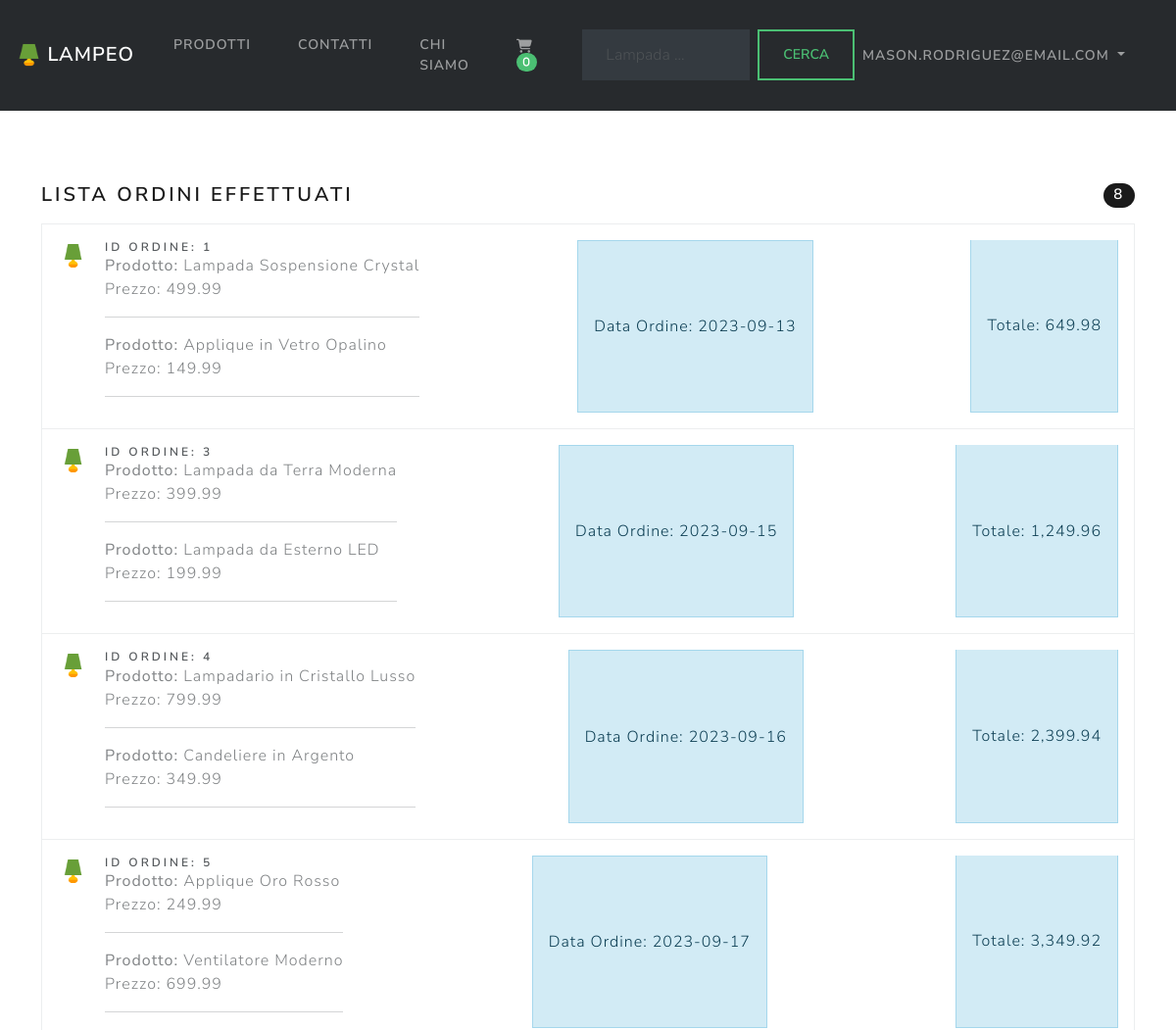
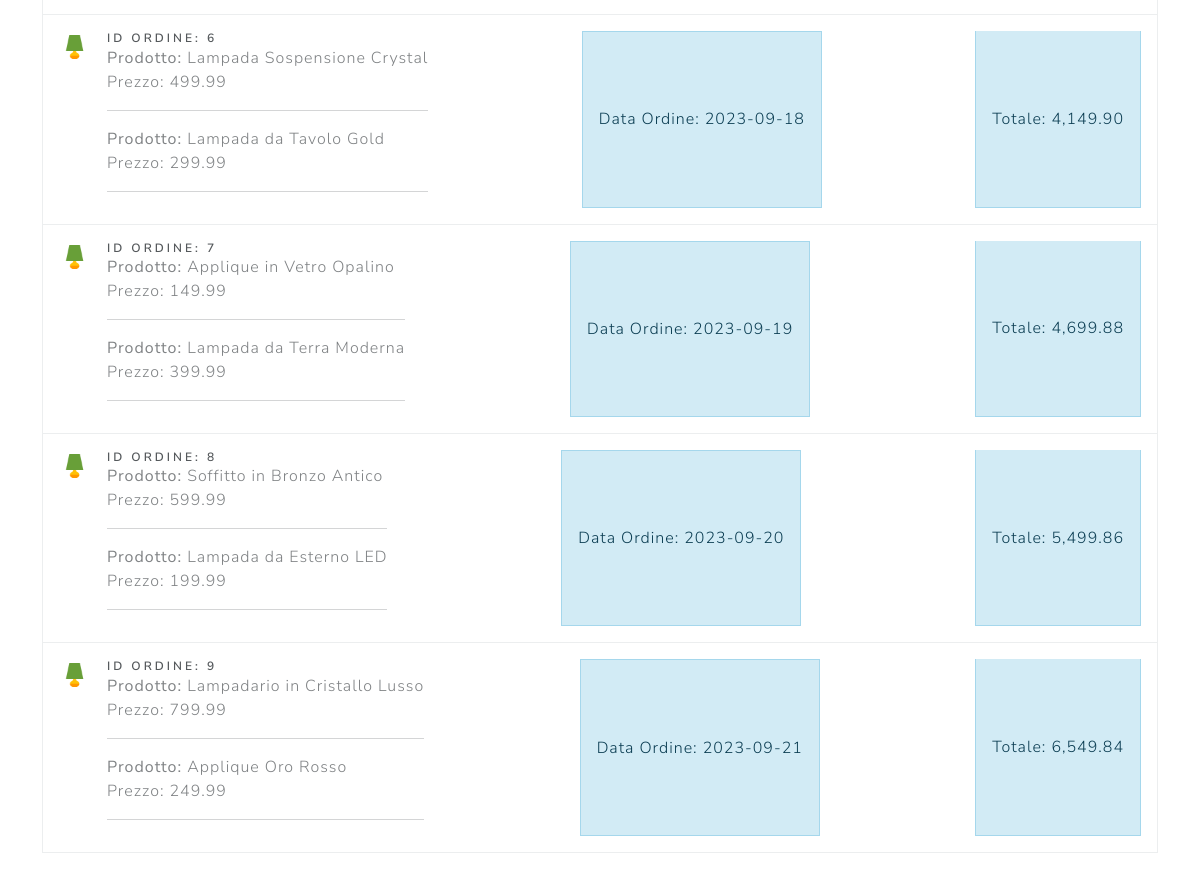
Page /front-end/user?page=my_orders (signed in) on the committed database (2 pictures, top to bottom).
### tables this page shows
CREATE TABLE sale_order (
    id INT AUTO_INCREMENT PRIMARY KEY,
    user_id INT,
    date_order DATE,
    shipping_address VARCHAR(55),
    country VARCHAR(255),
    province VARCHAR(255),
    city VARCHAR(255),
    zip VARCHAR(255),
    FOREIGN KEY (user_id) REFERENCES res_user(id)
);

CREATE TABLE product (
    id INT AUTO_INCREMENT PRIMARY KEY,
    name VARCHAR(255),
    price DECIMAL(10, 2),
    description TEXT,
    supplier_id INT,
    category_id INT,
    product_type_id INT,
    image VARCHAR(255),
    created_at timestamp NOT NULL DEFAULT CURRENT_TIMESTAMP,
    FOREIGN KEY (supplier_id) REFERENCES supplier(id),
    FOREIGN KEY (category_id) REFERENCES category(id),
    FOREIGN KEY (product_type_id) REFERENCES product_type(id)
);

CREATE TABLE order_item (
    id INT AUTO_INCREMENT PRIMARY KEY,
    order_id INT,
    product_id INT,
    quantity INT,
    FOREIGN KEY (order_id) REFERENCES sale_order(id),
    FOREIGN KEY (product_id) REFERENCES product(id)
);

### back-end/classes/DB.php (called while the page is built, shortened)
<?php
class DB {
    private $conn;
    public $pdo;
    public function __construct() {
        global $conn;
        $this->conn = $conn;
        $this->pdo = new PDO('mysql:dbname='. DB_NAME . ';host=' . DB_HOST, DB_USER, DB_PASS);
    }
    public function query($sql) {
        $query = $this->pdo->query($sql);
        $data = $query->fetchAll();
        return $data;
    }
    public function insert_one ($tableName, $columns = array()) {
        $strCol = '';
        foreach($columns as $colName => $colValue) {
            $strCol .= ' ' . $colName . ',';
        }
        $strCol = substr($strCol, 0, -1);
        $strColValues = '';
        foreach($columns as $colName => $colValue) {
            $strColValues .= " '" . $colValue . "' ,";
        }
        $strColValues = substr($strColValues, 0, -1);
        $query = "INSERT INTO $tableName ($strCol) VALUES ($strColValues)";
        if (mysqli_query($this->conn, $query)) {
            $lastId = mysqli_insert_id($this->conn);
            return $lastId;
        } else {
            return -1;
        }
    }
    public function select_one($table_name, $columns = array(), $id) {
        $query = 'SELECT ';
        $string = '';
        foreach($columns as $column) {
            $string .= ' ' . $column . ',';
        }
        $subString = substr($string, 0, -1);
        $query .= $subString . ' FROM ' . $table_name . ' WHERE  id = ' . $id;
        $result = mysqli_query($this->conn, $query);
        $result_array = mysqli_fetch_assoc($result);
        try {
          $result = mysqli_query($this->conn, $query);
        } catch (Exception $e) {
          echo 'Error selecting record[select_one]: ',  $e->getMessage(), "\n";
        }
        return $result_array;
    }
}
class DBManager {
    protected $db;
    protected $columns;
    protected $tableName;
    public function __construct(){
        $this->db = new DB();
    }
    public function get($id) {
        $resultArr = $this->db->select_one($this->tableName, $this->columns, (int)$id);
        return (object) $resultArr;
      }
      public function create($obj) {
        $newId = $this->db->insert_one($this->tableName, (array) $obj);
        return $newId;
      }
}

### back-end/classes/Cart.php (called while the page is built, shortened)
<?php
class CartManager extends DBManager
{
    private $client_id;
    public function __construct()
    {
        $this->tableName = 'cart';
    }
    public function get_current_cart_id()
    {
        $cart_id = 0;
        if (assert($this->client_id)) {
            $result = $this->db->query("SELECT * FROM cart WHERE client_id = '$this->client_id'");
        }
        if (count($result) > 0) {
            $cart_id = $result[0]['id'];
        } else {
            $cart_id = $this->create(['client_id' => $this->client_id]);
        }
        return $cart_id;
    }
    public function _inizializeclientsession()
    {
        if (isset($_SESSION['client_id'])) {
            $this->client_id = ($_SESSION['client_id']);
        } else {
            $str = $this->generateRandomString();
            $_SESSION['client_id'] = $str;
            $this->client_id = $str;
        }
    }
    public function get_cart_items($cart_id)
    {
        return $this->db->query("SELECT * FROM cart_item WHERE cart_id = $cart_id");
    }
}
?>

### configurations/globals.php (called while the page is built, shortened)
<?php
if (isset($_SESSION['user'])) {
    $logged_in_user = $_SESSION['user'];
}
?>

### back-end/classes/Order.php (called while the page is built, shortened)
<?php
class OrderManager extends DBManager
{
    public function get_orders($userId){
        $results = $this->db->query("SELECT * FROM sale_order WHERE user_id = $userId");
        $objects = array();
        foreach($results as $result) {
          array_push($objects, (object)$result);
        }
        return $objects;
    }
}
class OrderItemManager extends DBManager{
    public function get_orders_item($order_id){
        $results = $this->db->query("SELECT * FROM order_item WHERE order_id = $order_id");
        $objects = array();
        foreach($results as $result) {
          array_push($objects, (object)$result);
        }
        return $objects;
    }
}
?>

### back-end/classes/Product.php (called while the page is built, shortened)
<?php
class ProductManager extends DBManager
{
  public function __construct()
  {
    $this->columns = ['id', 'name', 'price', 'description', 'supplier_id', 'category_id', 'image'];
    $this->tableName = 'product';
  }
}
?>

### front-end/user/pages/my_orders.php (the view, shortened to what this page needs)
<?php
$om = new OrderManager();
$oim = new OrderItemManager();
$pm = new ProductManager();
$orders = $om->get_orders($logged_in_user->id);
$total = 0;
?>
<div class="col-12 order-md-last mt-4 pb-5">
    <h4 class="d-flex justify-content-between align-items-center mb-3">
        <span class="text-primary">Lista Ordini Effettuati</span>
        <span class="badge bg-primary rounded-pill"><?php echo count($orders) ?></span>
    </h4>
    <?php if (count($orders)>0){?>
    <div class="list-group">
        <?php foreach($orders as $sale_order){
            $order_items = $oim->get_orders_item($sale_order->id); ?>
            <a href="#<?php echo $sale_order->id?>" class="list-group-item list-group-item-action d-flex gap-3 py-3" aria-current="true" onclick="location.href='<?php echo ROOT_URL . 'user/?page=my_order&id=' . ($sale_order->id); ?>'">
                <img src="../../front-end/assets/imgs/icons8lampada96.png" alt="logo" width="32" height="32" class="rounded-circle flex-shrink-0">
                <div class="d-flex gap-2 w-100 justify-content-between">
                    <div>
                        <h6 class="mb-0">id Ordine: <?php echo $sale_order->id ?></h6>
                        <?php foreach($order_items as $item){
                            $product = $pm->get($item->product_id);
                            $total += $product->price?>
                            <p class="mb-0 opacity-75"><strong>Prodotto: </strong><?php echo $product->name ?></p>
                            <p class="mb-0 opacity-75">Prezzo: <?php echo $product->price ?></p>
                            <hr></hr>
                        <?php }?>
                    </div>
                    <li class="list-group-item list-group-item-info d-flex justify-content-between align-items-center">
                        Data Ordine: <?php echo $sale_order->date_order ?>
                    </li>
                    <li class="list-group-item list-group-item-info d-flex justify-content-between align-items-center">
                        Totale: <?php echo number_format($total, 2) ?>
                    </li>
                </div>
            </a>
        <?php }?>
    </div>
    <?php } else {?>
    <p class="lead">Nessun ordine effettuato...</p>
    <a href="#<?php ROOT_PATH . 'front-end/public/pages/product_list.php'?>" class="btn btn-primary" onclick="location.href='<?php echo ROOT_URL . '?page=product_list';?>'">Vai ai prodotti</a>
</div>
<?php }?>

### front-end/public/template-parts/header.php (shortened to what this page needs)
<?php
$cart_manager = new CartManager();
$cart_id = $cart_manager->get_current_cart_id();
$cart_items = $cart_manager->get_cart_items($cart_id);
?>
<!DOCTYPE html>
<html lang="en">
<head>
    <link rel="stylesheet" href="https://bootswatch.com/5/lux/bootstrap.css">
    <link rel="stylesheet" type="text/css" href="<?php echo ROOT_URL ?>/assets/css/style.css">
    <link rel="stylesheet" href="https://cdnjs.cloudflare.com/ajax/libs/font-awesome/6.4.2/css/all.min.css" />
</head>
<body id="body_main">
    <nav class="navbar navbar-expand-lg bg-body-tertiary " data-bs-theme="dark">
        <div class="container-fluid">
            <img src="../front-end/assets/imgs/icons8lampada96.png" width="40" height="30" class="d-inline-block align-text-top" alt="Lampeo">
            <a class="navbar-brand" href="<?php echo ROOT_URL; ?>?page=homepage">LAMPEO</a>
            <div class="collapse navbar-collapse" id="navbarSupportedContent">
                <ul class="navbar-nav me-auto mb-2 mb-lg-0">
                    <li class="nav-item">
                        <a class="nav-link" href="<?php echo ROOT_URL; ?>?page=product_list">Prodotti</a>
                    </li>
                    <li class="nav-item">
                        <a class="nav-link" href="<?php echo ROOT_URL; ?>?page=contacts">Contatti</a>
                    </li>
                    <li class="nav-item">
                        <a class="nav-link" href="<?php echo ROOT_URL; ?>?page=about">Chi siamo</a>
                    </li>
                </ul>
                <ul class="navbar-nav ml-auto">
                    <li class="nav-item">
                        <a href="<?php echo ROOT_URL ?>?page=cart">
                            <i class="fas fa-shopping-cart nav-link">
                                <span class="badge badge-success rounded-pill text-bg-success "><?php echo count($cart_items) ?></span>
                            </i>
                        </a>
                    </li>
                </ul>
                <form class="d-flex" role="search" method="post">
                    <input name="string_search" type="text" class="form-control me-2 bg-dark text-white" placeholder="Lampada ..." aria-label="Search">
                    <button class="btn btn-outline-success" name="search" type="submit">Cerca</button>
                </form>
                <?php if (!$logged_in_user){ ?>
                    <ul class="navbar-nav ml-auto mb-2 mb-lg-0">
                        <li class="nav-item dropdown">
                            <a class="nav-link dropdown-toggle" href="#" role="button" data-bs-toggle="dropdown" aria-expanded="false">Area Riservata</a>
                            <div class="dropdown-menu">
                                <a class="dropdown-item" href="<?php echo ROOT_URL ?>/user?page=login">Login</a>
                            <a class="dropdown-item" href="<?php echo ROOT_URL ?>/user?page=register">Registrati</a>
                            <hr class="dropdown-divider">
                            </div>
                        </li>
                    </ul>
                    <?php } else {?>
                    <ul class="navbar-nav ml-auto mb-2 mb-lg-0">
                        <li class="nav-item dropdown">
                            <a class="nav-link dropdown-toggle" href="#" role="button" data-bs-toggle="dropdown" aria-expanded="false">
                                <?php echo $logged_in_user->email ?>
                            </a>
                        </li>
                    </ul>
                <?php } ?>
            </div>
        </div>
    </nav>

### front-end/user/index.php (shortened to what this page needs)
<?php
require_once '../../configurations/init.php';
$page = 'login';
if(isset($_GET['page'])) {
  $page = $_GET['page'];
}
?>
<?php include ROOT_PATH . 'front-end/public/template-parts/header.php'; ?>
<div id="main" class="container" style="margin-top:50px;">
    <div class="row">
        <?php include ROOT_PATH . 'front-end/user/pages/' . $page . '.php'?>
    </div>
</div>
</body>
</html>

### rows in the picture
sale_order: id "1", date_order "2023-09-13", total "649.98"
product: name "Lampada Sospensione Crystal", price "499.99"
order_item: product.name "Applique in Vetro Opalino", product.price "149.99"
sale_order: id "3", date_order "2023-09-15", total "1,249.96"
order_item: product.name "Lampada da Terra Moderna", product.price "399.99"
order_item: product.name "Lampada da Esterno LED", product.price "199.99"
sale_order: id "4", date_order "2023-09-16", total "2,399.94"
order_item: product.name "Lampadario in Cristallo Lusso", product.price "799.99"
order_item: product.name "Candeliere in Argento", product.price "349.99"
sale_order: id "5", date_order "2023-09-17", total "3,349.92"
order_item: product.name "Applique Oro Rosso", product.price "249.99"
order_item: product.name "Ventilatore Moderno", product.price "699.99"
sale_order: id "6", date_order "2023-09-18", total "4,149.90"
order_item: product.name "Lampada Sospensione Crystal", product.price "499.99"
order_item: product.name "Lampada da Tavolo Gold", product.price "299.99"
sale_order: id "7", date_order "2023-09-19", total "4,699.88"
order_item: product.name "Applique in Vetro Opalino", product.price "149.99"
order_item: product.name "Lampada da Terra Moderna", product.price "399.99"
sale_order: id "8", date_order "2023-09-20", total "5,499.86"
order_item: product.name "Soffitto in Bronzo Antico", product.price "599.99"
order_item: product.name "Lampada da Esterno LED", product.price "199.99"
sale_order: id "9", date_order "2023-09-21", total "6,549.84"
order_item: product.name "Lampadario in Cristallo Lusso", product.price "799.99"
order_item: product.name "Applique Oro Rosso", product.price "249.99"

### other values in the picture
count($cart_items) "0"
$logged_in_user->email "MASON.RODRIGUEZ@EMAIL.COM"
count($orders) "8"
